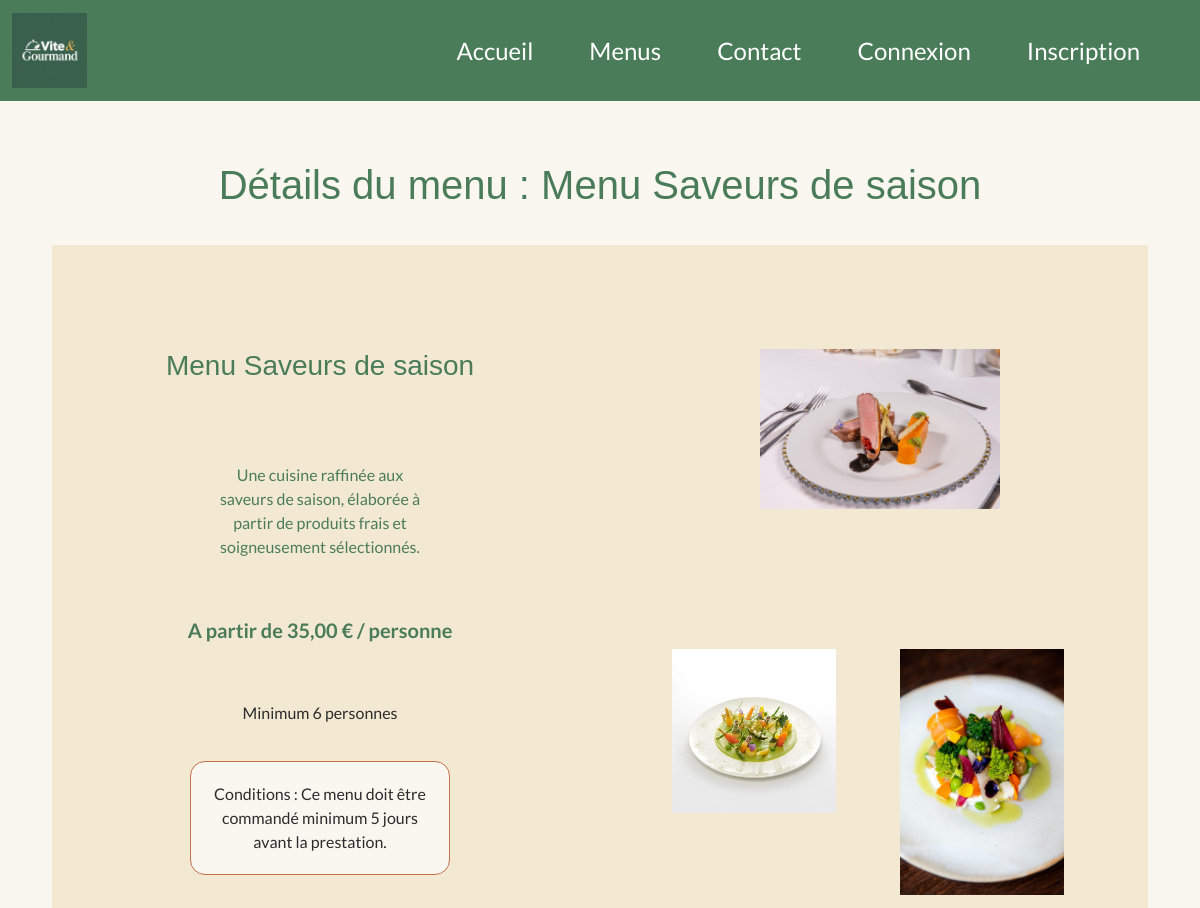
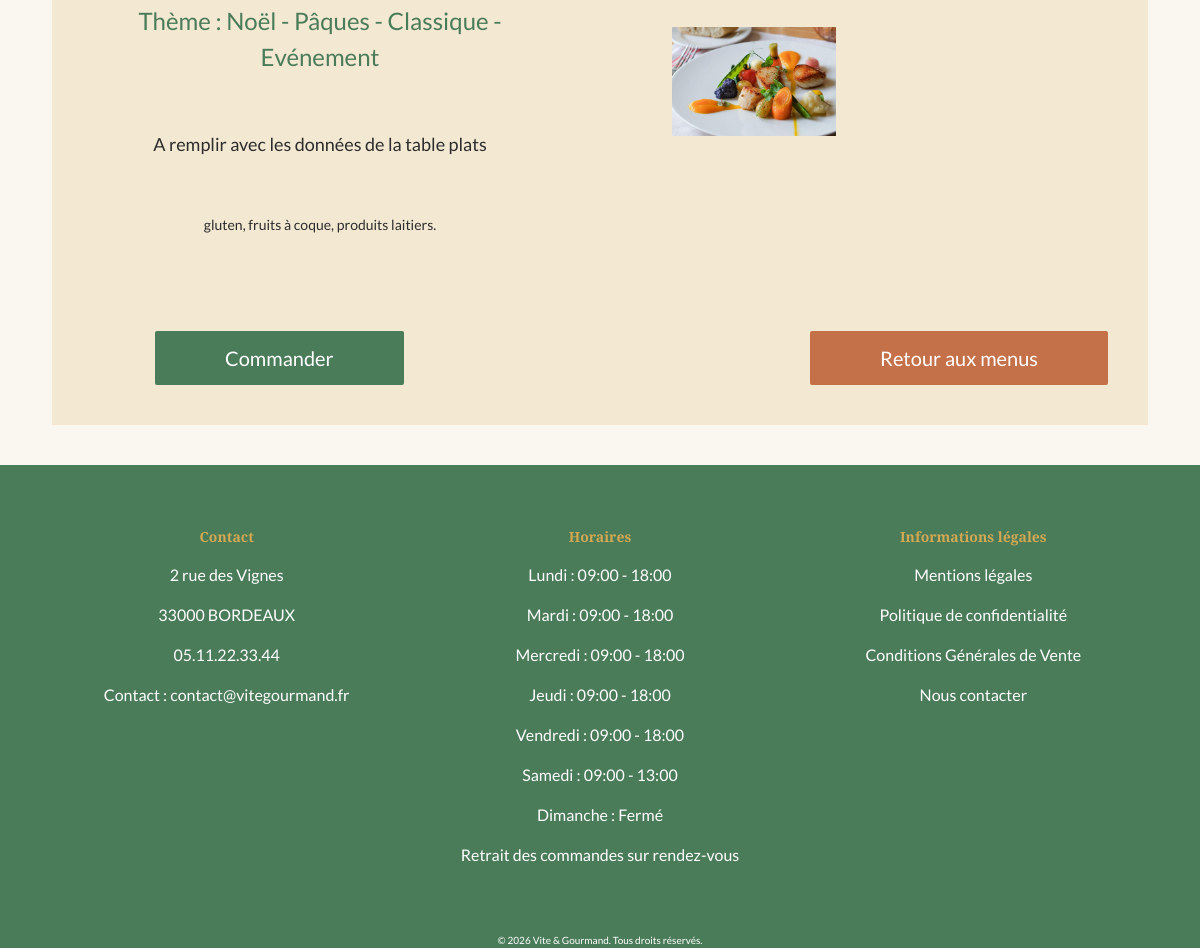
Page /?page=menu_details&id=3 on the committed database (2 pictures, top to bottom).
### tables this page shows
CREATE TABLE IF NOT EXISTS menus 
(
id INT NOT NULL PRIMARY KEY AUTO_INCREMENT,
nomMenu VARCHAR (250) NOT NULL,
description VARCHAR (250) NOT NULL,
theme VARCHAR (250) NOT NULL,
nbPersonneMin INTEGER NOT NULL,
prix FLOAT NOT NULL,
conditions VARCHAR (250) NOT NULL,
regime VARCHAR (250) NOT NULL,
allergenes VARCHAR (250) NOT NULL,
stock INTEGER NOT NULL,
image VARCHAR (250) NOT NULL
);

CREATE TABLE IF NOT EXISTS horaires 
(
id INT NOT NULL PRIMARY KEY AUTO_INCREMENT,
jour VARCHAR (15) NOT NULL,
heureDebut TIME  NULL,
heureFin TIME  NULL,
ouvert BOOLEAN DEFAULT 1
);

### src/Repository/MenuRepository.php (called while the page is built, shortened)
<?php
class MenuRepository
{
    private Database $database;
    public function __construct(Database $database)
    {
        $this->database = $database;
    }
    public function findById(int $id) : ?array
    {
        $pdo = $this->database->getConnection();
        $idMenu = $pdo->prepare("SELECT id, nomMenu, theme, prix, conditions, `description`, nbPersonneMin, `image`, allergenes, regime, stock FROM menus WHERE id = :id;");
        $idMenu->execute(
            [
            ':id' => $id
            ]
        );
        $result = $idMenu->fetch(PDO::FETCH_ASSOC);
        return $result ?: null;
    }
}

### src/Repository/HoraireRepository.php (called while the page is built, shortened)
<?php
class HoraireRepository
{
    private Database $database;
    public function __construct(Database $database)
    {
        $this->database = $database;
    }
    public function findAll(): array {
        $pdo = $this->database->getConnection();
        $horaires = $pdo->prepare("SELECT id, jour, heureDebut, heureFin, ouvert FROM horaires ORDER BY id;
        ");
        $horaires->execute();
        $result = $horaires->fetchAll(PDO::FETCH_ASSOC);
        return $result;
    }
}

### templates/menu_details.php (the view, shortened to what this page needs)
<?php
    require __DIR__ . '/partials/head.php';
?>
<body>
<?php
    require __DIR__ . '/partials/header.php';
?>
<main>
    <div>
        <h1 class="detail-title">Détails du menu : <?= htmlspecialchars($idMenu['nomMenu']) ?></h1>
    </div>
    <section class="container-fluid">
    <div class="main-detail">
    <div class="row row-cols-2 row-cols-md-2 g-4 container-detail">
        <div class="col detail-inner">
            <h3 class="detail-title"><?= htmlspecialchars($idMenu['nomMenu']) ?></h3>
            <p class="detail-description"><?= htmlspecialchars($idMenu['description']) ?></p>
            <p class="detail-price">A partir de <?= htmlspecialchars(number_format($idMenu['prix'], 2, ',', ' ')) ?> € / personne</p>
            <p class="detail-min">Minimum <?= htmlspecialchars((string) $idMenu['nbPersonneMin']) ?> personnes</p>
            <p class="detail-condition"><?= htmlspecialchars($idMenu['conditions']) ?></p>
            <p class="detail-theme">Thème : <?= htmlspecialchars($idMenu['theme']) ?></p>
            <p class="detail-plat">A remplir avec les données de la table plats</p>
            <p class="detail-allergene"><?= htmlspecialchars($idMenu['allergenes']) ?></p>
        </div>
                <div class="col">
        <div class="main-img">
            <img src="/images/<?=($idMenu['image'])?>" alt="Image du <?= htmlspecialchars($idMenu['nomMenu']) ?>" >
        </div>
        <div class="row row-cols-2 row-cols-md-2 detail-img">
            <div class="col">
            <img src="/images/Menu saveurs de saison 1.jpg" alt="Menu saveurs de saison 1.jpg">
            </div>
            <div class="col">
            <img src="/images/Menu saveurs de saison 2.jpg" alt="Menu saveurs de saison 2.jpg">
            </div>
            <div class="col">
            <img src="/images/Menu saveurs de saison 3.jpg" alt="Menu saveurs de saison 3.jpg">
            </div>
        </div>
        </div>
    </div>
    <div class="col boutons">
        <a class="btn-command" href="/?page=commande_create&menu_id=<?=  $idMenu['id'] ?>">Commander</a>
        <a class="btn-menu" href="/?page=menus">Retour aux menus</a>
    </div>
    </div>
    </section>
</main>
<?php
    require __DIR__ . '/partials/footer.php';
?>
</body>
</html>

### templates/partials/footer.php (shortened to what this page needs)
<?php
$data = new Database();
$horaireRepo = new HoraireRepository($data);
$horaires = $horaireRepo->findAll();
?>
<footer class="footer">
    <div class="row row-cols-3 row-cols-md-3 g-4 mon-footer">
        <div class="col">
            <h3 class="footer-title">Contact</h3>
            <div class="footer-inner">
                <p>2 rue des Vignes</p>
                <p>33000 BORDEAUX</p>
                <p>05.11.22.33.44</p>
                <p>Contact : contact@vitegourmand.fr</p>
            </div>
        </div>
        <div class="col">
            <h3 class="footer-title">Horaires</h3>
            <div class="footer-inner">
                <?php foreach ($horaires as $horaire): ?>
                    <?php if($horaire['ouvert'] !== 0) : ?>
                    <p><?= htmlspecialchars($horaire['jour']) . ' : ' . htmlspecialchars(substr($horaire['heureDebut'],0,5)) . ' - ' . htmlspecialchars(substr($horaire['heureFin'],0,5))?></p>
                    <?php else :?>
                    <p><?= htmlspecialchars($horaire['jour']) . ' : ' . 'Fermé'?></p>
                    <?php endif ?>
                <?php endforeach ?>
                <p>Retrait des commandes sur rendez-vous</p>
            </div>
        </div>
        <div class="col">
            <h3 class="footer-title">Informations légales</h3>
            <div class="footer-inner">
                <p>Mentions légales</p>
                <p>Politique de confidentialité</p>
                <p>Conditions Générales de Vente</p>
                    <div class="contact">
                        <a class="contact-link" href="/?page=contact">Nous contacter</a>
                    </div>
            </div>
        </div>
    </div>
    <div class="copyright">
        © 2026 Vite & Gourmand. Tous droits réservés.
    </div>
</footer>

### public/css/style.css (style rules this page uses)
* { margin: 0; padding: 0; box-sizing: border-box; }
:root { --primary: #4A7C59; --secondary: #C4714A; --accent: #D4A853; --avis: rgb(243, 232, 210); --bg: #FAF6F0; --text: #2C2C2C; }
html { width: 100%; }
body { background-color: var(--bg); }
[class*="title"] { font-family: Playfair display, sans-serif; color: var(--primary); }
p { font-family: lato, sans-serif; }
[class*="price"] { font-weight: bold; font-size: 20px; }
body { font-family: lato, sans-serif; }
.footer { width: 100%; background-color: var(--primary); }
.mon-footer { display: flex; margin: auto; padding: 40px; }
.footer-title { color: var(--accent); font-size: 14px; font-weight: bold; display: flex; justify-content: center; }
.footer-inner { display: flex; flex-direction: column; align-items: center; padding: 10px; color: white; }
.contact-link { color: white; text-decoration: none; font-size: 16px; }
.copyright { display: flex; justify-content: center; font-size: 10px; color: white; }
.detail-title { display: flex; justify-content: center; margin: 40px; padding: 20px; }
.main-detail { margin: 40px; background-color: var(--avis); }
.detail-inner { color: var(--primary); display: flex; flex-direction: column; align-items: center; text-align: center; padding: 20px; }
.detail-inner p { padding: 20px; }
.detail-description { width: 50%; }
.detail-min { color: var(--text); font-size: 16px; }
.detail-condition { padding: 10px; width: 50%; font-size: 16px; background-color: var(--bg); color: var(--text); border: 1px solid; border-radius: 15px; border-color: var(--secondary); }
.detail-theme { font-size: 24px; }
.detail-plat { color: var(--text); font-size: 18px; }
.detail-allergene { color: var(--text); font-size: 14px; }
.boutons { display: flex; justify-content: flex-end; gap: 40%; padding: 40px; }
.btn-command { text-decoration: none; font-size: 20px; color: white; background: var(--primary); padding:12px 70px; border: none; border-radius: 2px; }
.btn-menu { text-decoration: none; font-size: 20px; color: white; background: var(--secondary); padding:12px 70px; border: none; border-radius: 2px; }
.main-img { padding: 40px; display: flex; justify-content: center; }
.detail-img { width: 100%; padding: 40px; }
.main-img img { width: 70%; padding: 40px; }
.detail-img img { max-width: 100%; padding: 20px; }
.detail-img .col { display: flex; justify-content: center; align-items: flex-start; }

### rows in the picture
menus: nomMenu "Menu Saveurs de saison", description "Une cuisine raffinée aux saveurs de saison, élaborée à partir de produits frais et soigneusement sélectionnés.", prix "35,00", nbPersonneMin "6", conditions "Conditions : Ce menu doit être commandé minimum 5 jours avant la prestation.", theme "Noël - Pâques - Classique - Evénement", allergenes "gluten, fruits à coque, produits laitiers.", image (picture)
horaires: jour "Lundi", heureDebut "09:00", heureFin "18:00"
horaires: jour "Mardi", heureDebut "09:00", heureFin "18:00"
horaires: jour "Mercredi", heureDebut "09:00", heureFin "18:00"
horaires: jour "Jeudi", heureDebut "09:00", heureFin "18:00"
horaires: jour "Vendredi", heureDebut "09:00", heureFin "18:00"
horaires: jour "Samedi", heureDebut "09:00", heureFin "13:00"
horaires: jour "Dimanche"
